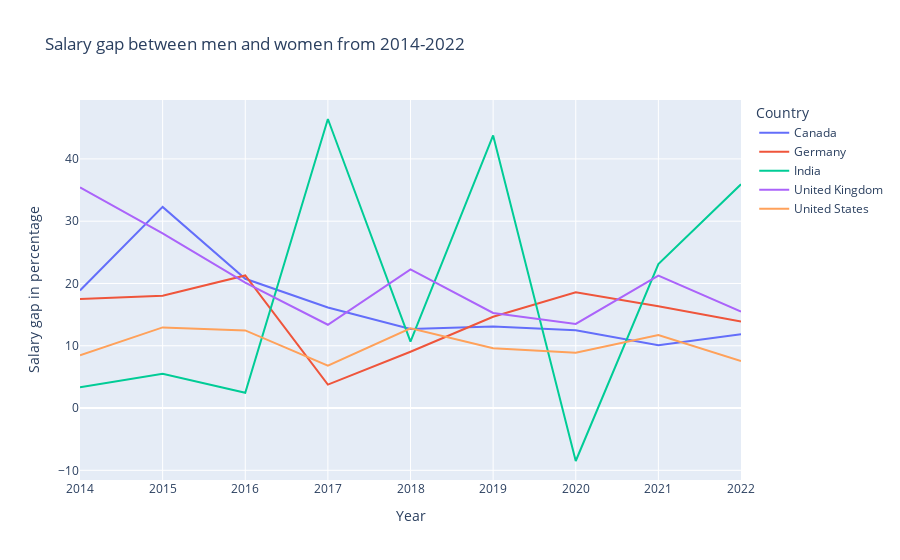

This figure's notebook cell:
### Code cell
fig = px.line(
    salary_gap_df,
    x='Year',
    y='SalaryGapPercent',
    color='Country',
    hover_data={'SalaryGapPercent': ':d'},
    title='Salary gap between men and women from 2014-2022'
)

fig.update_layout(yaxis_title='Salary gap in percentage')

fig.show()

### Figure 1 — Plotly figure (JSON) as saved in the notebook; plotly's stock layout.template omitted (floating-point values rounded to 4 significant figures)
{"data": [{"hovertemplate": "Country=Canada<br>Year=%{x}<br>SalaryGapPercent=%{y:d}<extra></extra>", "legendgroup": "Canada", "line": {"color": "#636efa", "dash": "solid"}, "marker": {"symbol": "circle"}, "mode": "lines", "name": "Canada", "orientation": "v", "showlegend": true, "type": "scatter", "x": [2014, 2015, 2016, 2017, 2018, 2019, 2020, 2021, 2022], "xaxis": "x", "y": [18.89, 32.29, 20.76, 16.16, 12.7, 13.1, 12.5, 10.09, 11.84], "yaxis": "y"}, {"hovertemplate": "Country=Germany<br>Year=%{x}<br>SalaryGapPercent=%{y:d}<extra></extra>", "legendgroup": "Germany", "line": {"color": "#EF553B", "dash": "solid"}, "marker": {"symbol": "circle"}, "mode": "lines", "name": "Germany", "orientation": "v", "showlegend": true, "type": "scatter", "x": [2014, 2015, 2016, 2017, 2018, 2019, 2020, 2021, 2022], "xaxis": "x", "y": [17.53, 18.04, 21.29, 3.757, 9.045, 14.66, 18.6, 16.34, 13.88], "yaxis": "y"}, {"hovertemplate": "Country=India<br>Year=%{x}<br>SalaryGapPercent=%{y:d}<extra></extra>", "legendgroup": "India", "line": {"color": "#00cc96", "dash": "solid"}, "marker": {"symbol": "circle"}, "mode": "lines", "name": "India", "orientation": "v", "showlegend": true, "type": "scatter", "x": [2014, 2015, 2016, 2017, 2018, 2019, 2020, 2021, 2022], "xaxis": "x", "y": [3.333, 5.5, 2.449, 46.41, 10.68, 43.76, -8.504, 23.12, 35.92], "yaxis": "y"}, {"hovertemplate": "Country=United Kingdom<br>Year=%{x}<br>SalaryGapPercent=%{y:d}<extra></extra>", "legendgroup": "United Kingdom", "line": {"color": "#ab63fa", "dash": "solid"}, "marker": {"symbol": "circle"}, "mode": "lines", "name": "United Kingdom", "orientation": "v", "showlegend": true, "type": "scatter", "x": [2014, 2015, 2016, 2017, 2018, 2019, 2020, 2021, 2022], "xaxis": "x", "y": [35.42, 28.06, 20.15, 13.38, 22.27, 15.27, 13.51, 21.28, 15.48], "yaxis": "y"}, {"hovertemplate": "Country=United States<br>Year=%{x}<br>SalaryGapPercent=%{y:d}<extra></extra>", "legendgroup": "United States", "line": {"color": "#FFA15A", "dash": "solid"}, "marker": {"symbol": "circle"}, "mode": "lines", "name": "United States", "orientation": "v", "showlegend": true, "type": "scatter", "x": [2014, 2015, 2016, 2017, 2018, 2019, 2020, 2021, 2022], "xaxis": "x", "y": [8.47, 12.95, 12.46, 6.798, 12.79, 9.61, 8.862, 11.71, 7.549], "yaxis": "y"}], "layout": {"legend": {"title": {"text": "Country"}, "tracegroupgap": 0}, "title": {"text": "Salary gap between men and women from 2014-2022"}, "xaxis": {"anchor": "y", "domain": [0, 1], "title": {"text": "Year"}}, "yaxis": {"anchor": "x", "domain": [0, 1], "title": {"text": "Salary gap in percentage"}}}}
